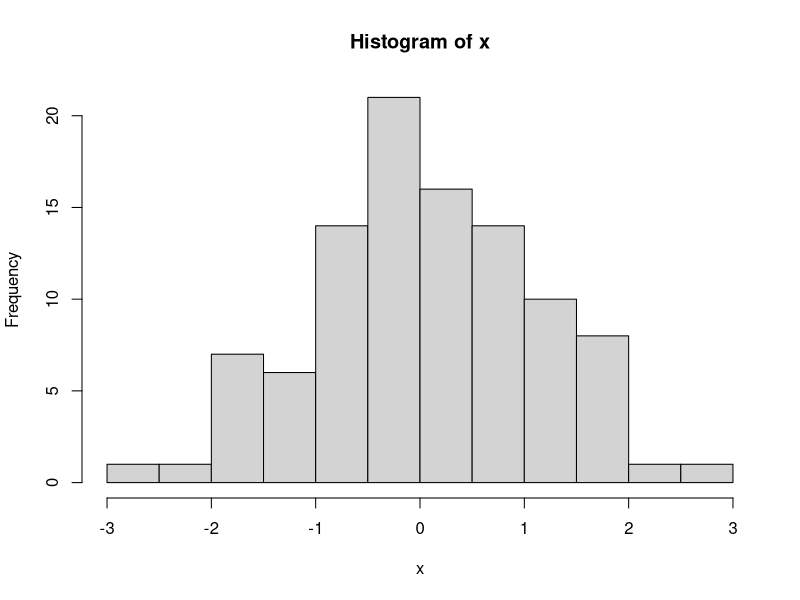
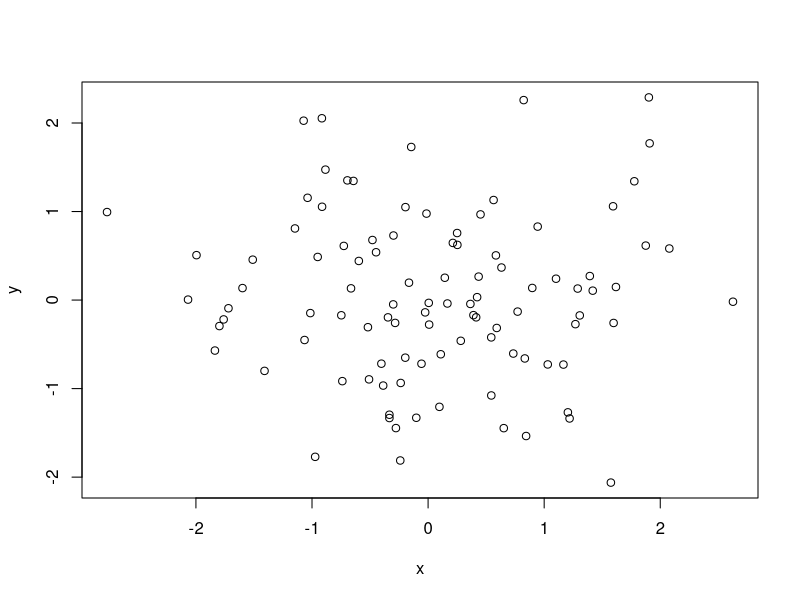
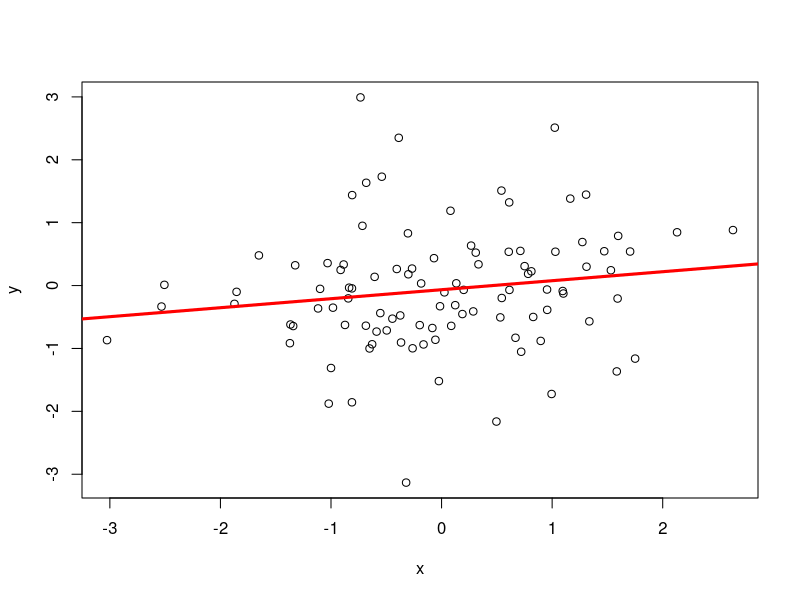
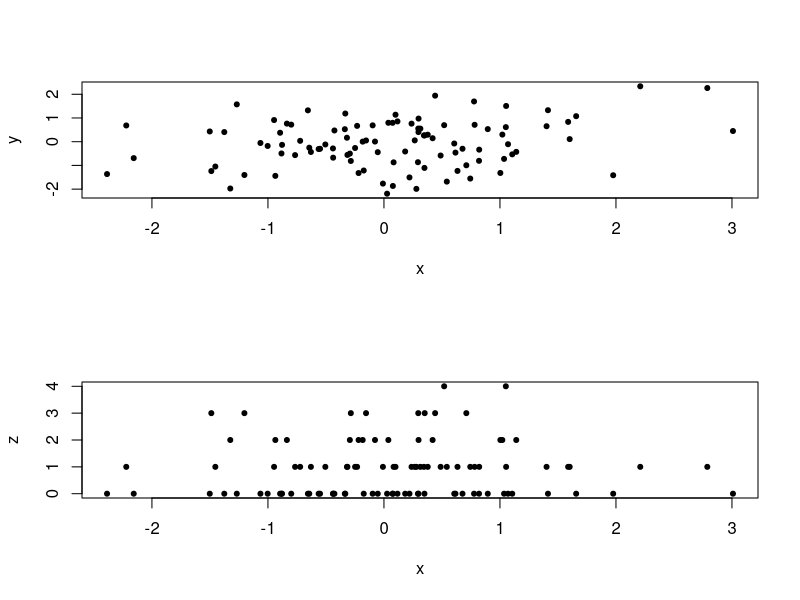
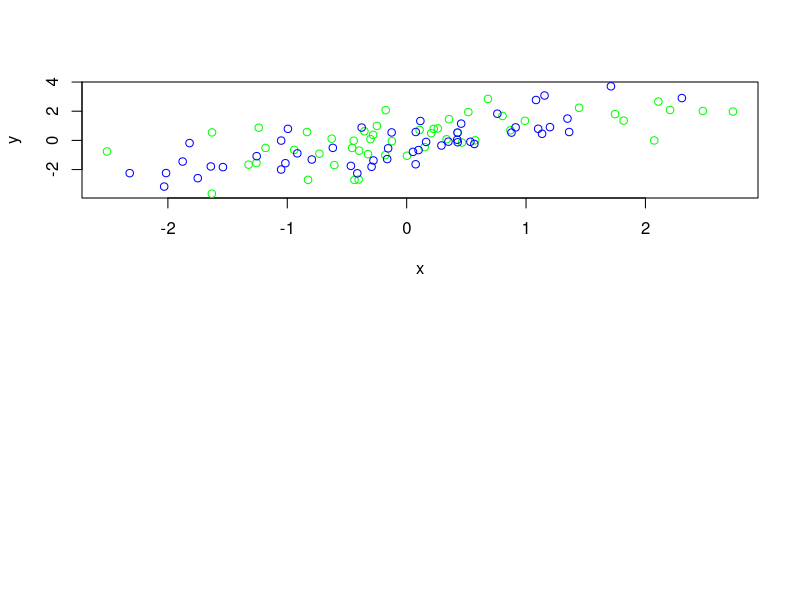

Generate these figures, in order, with R:
## ---- chunk 1
x <- rnorm(100)
hist(x)
## ---- chunk 2
y <- rnorm(100)
plot(x, y)
## ---- chunk 3
x <- rnorm(100)
y <- rnorm(100)
plot(x, y)#, xlab = "weight", ylab = "height", main = "scatterplot", pch = 20)
# legend("topright", legend = "individuals", pch = 20)
fit <- lm(y ~ x)
abline(fit, lwd = 3, col = "red")
## ---- chunk 4
x <- rnorm(100)
y <- rnorm(100)
z <- rpois(100, 1)
par(mfrow = c(2, 1))
plot(x, y, pch = 20)
plot(x, z, pch = 20)
## ---- chunk 5
x <- rnorm(100)
y <- x + rnorm(100)
g <- gl(2, 50, labels = c("male", "female"))
plot(x, y, type = "n")
points(x[g == "male"], y[g == "male"], col = "green")
points(x[g == "female"], y[g == "female"], col = "blue")
